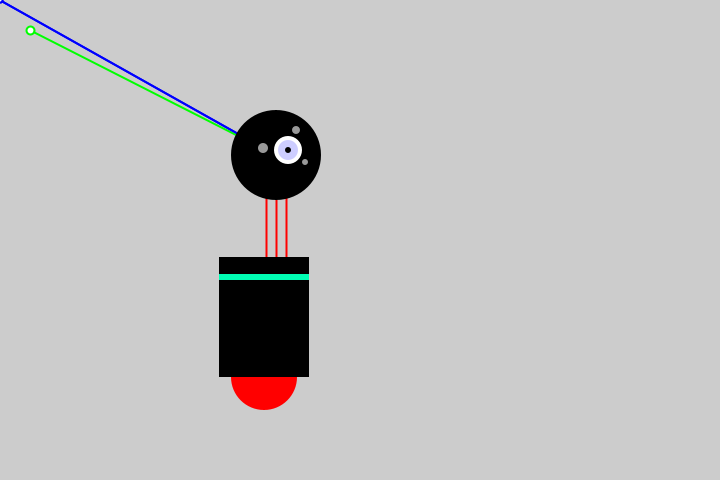
Frame 1 (no input)
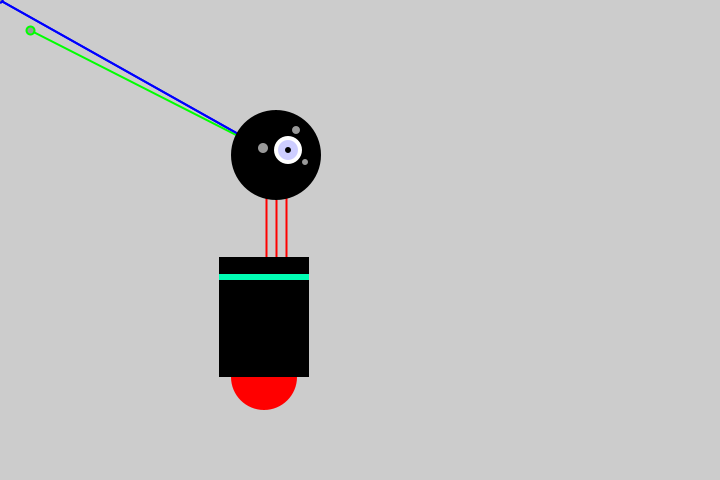
Frame 60 (the mouse pressed at the canvas centre just before this capture)
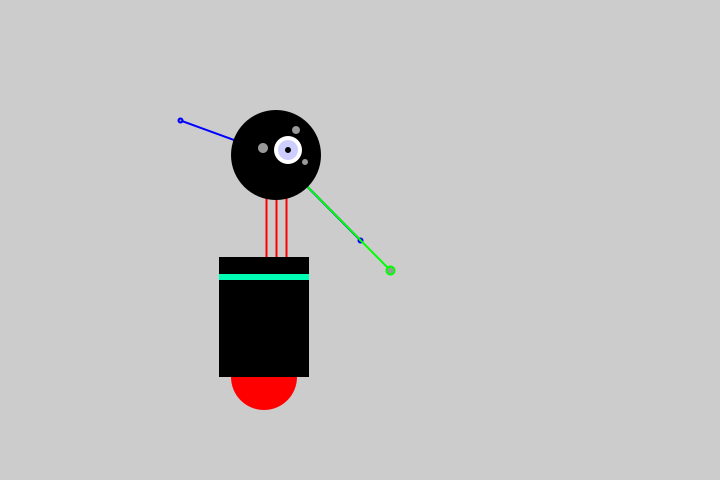
Frame 120 (the mouse held since frame 60 and released just before this capture)

The Processing sketch that drew these frames (run headless with seeded random() and noise(); from frame 60 on, the mouse is pressed at the canvas centre):

// Processing sketch: processing_185364
// ── processing_185364.pde

void setup (){
size(720,480);
smooth();
strokeWeight(2);
//background(204);
ellipseMode(RADIUS);
}

void draw(){
background(204);
stroke(255,0,0);
line(266,257,266,162);
line(276,257,276,162);
line(286,257,286,162);


stroke(0,0,255);
line(276,155,mouseX,mouseY);
ellipse(mouseX,mouseY,2,2);
stroke(0,255,0);
line(276,155,mouseX+30,mouseY+30);
ellipse(mouseX+30,mouseY+30,4,4);
stroke(0,0,255);
line(276,155,mouseX/2,mouseY/2);
ellipse(mouseX/2,mouseY/2,2,2);


noStroke();
fill(255,0,0);
ellipse(264,377,33,33);
fill(0);
rect(219,257,90,120);
fill(0,255,180);
rect(219,274,90,6);

fill(0);
ellipse(276,155,45,45);
fill(255);
ellipse(288,150,14,14);
fill(0,0,255,50);
ellipse(288,150,10,10);
fill(0);
ellipse(288,150,3,3);
fill(153);
ellipse(263,148,5,5);
ellipse(296,130,4,4);
ellipse(305,162,3,3);
}
